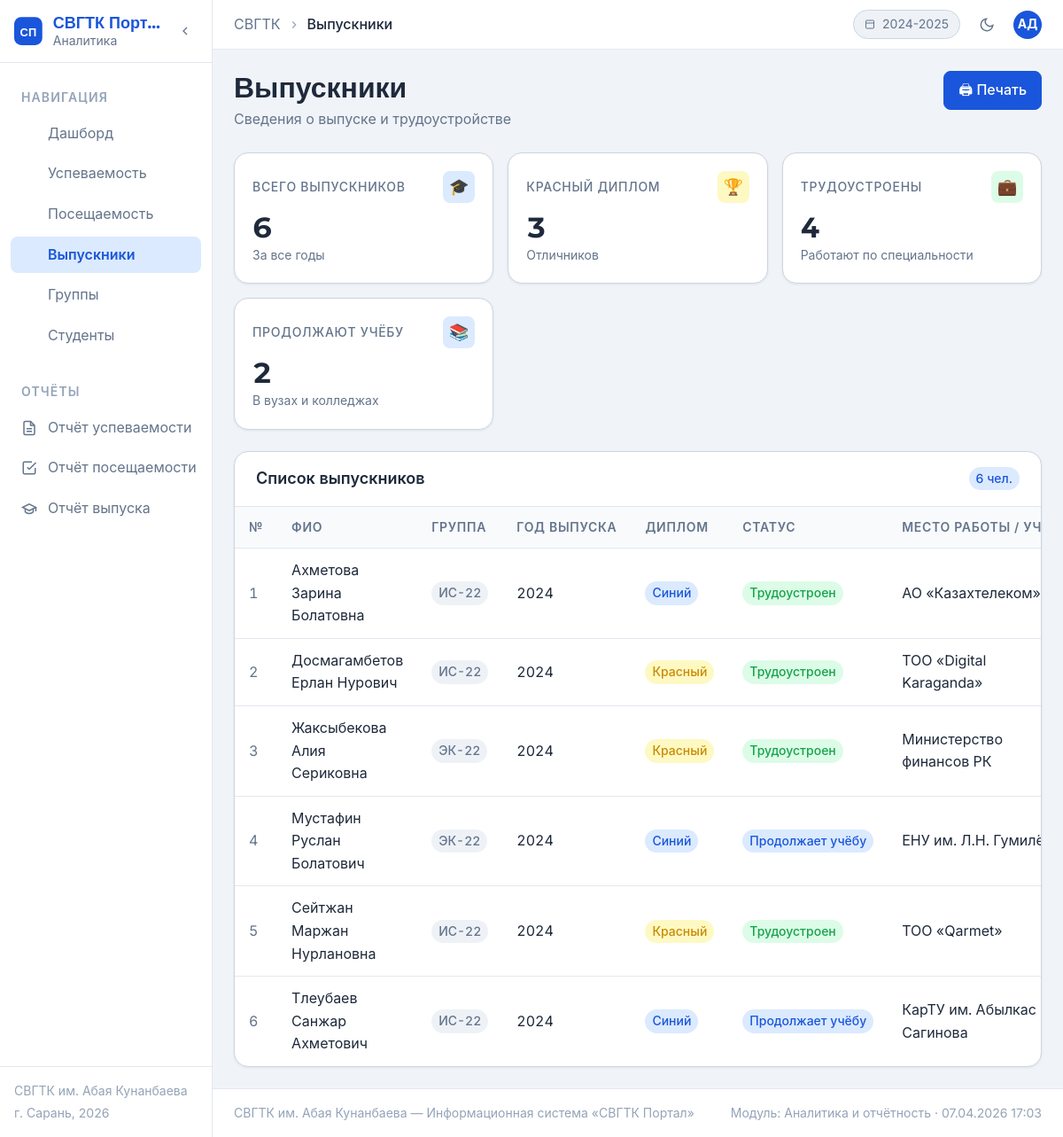
/svgtk-portal/pages/graduates.php, run on the app's committed database.
### tables this page shows
CREATE TABLE `graduates` (
  `id` int NOT NULL,
  `student_id` int NOT NULL,
  `graduation_year` int NOT NULL,
  `diploma_grade` enum('red','blue') DEFAULT 'blue',
  `employment_status` enum('employed','unemployed','studying','unknown') DEFAULT 'unknown',
  `employer` varchar(200) DEFAULT NULL
);

CREATE TABLE `students` (
  `id` int NOT NULL,
  `full_name` varchar(150) NOT NULL,
  `group_id` int NOT NULL,
  `admission_year` int NOT NULL,
  `status` enum('active','expelled','graduated') DEFAULT 'active'
);

CREATE TABLE `groups` (
  `id` int NOT NULL,
  `name` varchar(50) NOT NULL,
  `specialty` varchar(200) NOT NULL,
  `year_start` int NOT NULL,
  `curator` varchar(150) DEFAULT NULL
);

### svgtk-portal/pages/graduates.php (the view, shortened to what this page needs)
<?php
$pdo = getDB();
$rows = $pdo->query("
    SELECT s.full_name, g.name as group_name, g.specialty,
           gr.graduation_year, gr.diploma_grade, gr.employment_status, gr.employer
    FROM graduates gr
    JOIN students s ON s.id = gr.student_id
    JOIN `groups` g ON g.id = s.group_id
    ORDER BY gr.graduation_year DESC, s.full_name
")->fetchAll();
$summary = $pdo->query("
    SELECT
        COUNT(*) as total,
        SUM(diploma_grade='red')           as red_diploma,
        SUM(employment_status='employed')  as employed,
        SUM(employment_status='studying')  as studying,
        SUM(employment_status='unemployed') as unemployed
    FROM graduates
")->fetch();
$empLabel = ['employed'=>'Трудоустроен','unemployed'=>'Не трудоустроен','studying'=>'Продолжает учёбу','unknown'=>'Нет данных'];
$empBadge = ['employed'=>'badge-green','unemployed'=>'badge-red','studying'=>'badge-blue','unknown'=>'badge-gray'];
$dipLabel = ['red'=>'Красный','blue'=>'Синий'];
$dipBadge = ['red'=>'badge-gold','blue'=>'badge-blue'];
require_once '../includes/header.php';
?>
<div class="page-header">
  <div class="page-header-info">
    <h1 class="page-title">Выпускники</h1>
    <p class="page-subtitle">Сведения о выпуске и трудоустройстве</p>
  </div>
  <div class="page-actions">
    <button class="btn btn-primary" onclick="window.print()">🖨 Печать</button>
  </div>
</div>
<div class="kpi-grid">
  <div class="kpi-card">
    <div class="kpi-card-header"><span class="kpi-label">Всего выпускников</span><div class="kpi-icon blue">🎓</div></div>
    <div class="kpi-value"><?= $summary['total'] ?></div>
    <div class="kpi-change">За все годы</div>
  </div>
  <div class="kpi-card">
    <div class="kpi-card-header"><span class="kpi-label">Красный диплом</span><div class="kpi-icon gold">🏆</div></div>
    <div class="kpi-value"><?= $summary['red_diploma'] ?></div>
    <div class="kpi-change">Отличников</div>
  </div>
  <div class="kpi-card">
    <div class="kpi-card-header"><span class="kpi-label">Трудоустроены</span><div class="kpi-icon green">💼</div></div>
    <div class="kpi-value"><?= $summary['employed'] ?></div>
    <div class="kpi-change">Работают по специальности</div>
  </div>
  <div class="kpi-card">
    <div class="kpi-card-header"><span class="kpi-label">Продолжают учёбу</span><div class="kpi-icon blue">📚</div></div>
    <div class="kpi-value"><?= $summary['studying'] ?></div>
    <div class="kpi-change">В вузах и колледжах</div>
  </div>
</div>
<div class="card">
  <div class="card-header">
    <span class="card-title">Список выпускников</span>
    <span class="badge badge-blue"><?= count($rows) ?> чел.</span>
  </div>
  <div class="card-body-flush">
    <div class="table-wrapper">
      <table class="data-table">
        <thead>
          <tr>
            <th>№</th><th>ФИО</th><th>Группа</th><th>Год выпуска</th>
            <th>Диплом</th><th>Статус</th><th>Место работы / учёбы</th>
          </tr>
        </thead>
        <tbody>
        <?php if (empty($rows)): ?>
          <tr><td colspan="7" class="empty-cell">Нет данных</td></tr>
        <?php else: ?>
          <?php foreach($rows as $i => $r): ?>
          <tr>
            <td style="color:var(--color-text-muted)"><?= $i+1 ?></td>
            <td><?= htmlspecialchars($r['full_name']) ?></td>
            <td><span class="badge badge-gray"><?= htmlspecialchars($r['group_name']) ?></span></td>
            <td><?= $r['graduation_year'] ?></td>
            <td><span class="badge <?= $dipBadge[$r['diploma_grade']] ?>"><?= $dipLabel[$r['diploma_grade']] ?></span></td>
            <td><span class="badge <?= $empBadge[$r['employment_status']] ?>"><?= $empLabel[$r['employment_status']] ?></span></td>
            <td><?= $r['employer'] ? htmlspecialchars($r['employer']) : '<span style="color:var(--color-text-faint)">—</span>' ?></td>
          </tr>
          <?php endforeach; ?>
        <?php endif; ?>
        </tbody>
      </table>
    </div>
  </div>
</div>
<?php require_once '../includes/footer.php'; ?>

### data on the page
graduates: student.full_name "Ахметова Зарина Болатовна", groups.name "ИС-22", graduation_year "2024", diploma_grade "Синий", employment_status "Трудоустроен", employer "АО «Казахтелеком»"
graduates: student.full_name "Досмагамбетов Ерлан Нурович", groups.name "ИС-22", graduation_year "2024", diploma_grade "Красный", employment_status "Трудоустроен", employer "ТОО «Digital Karaganda»"
graduates: student.full_name "Жаксыбекова Алия Сериковна", groups.name "ЭК-22", graduation_year "2024", diploma_grade "Красный", employment_status "Трудоустроен", employer "Министерство финансов РК"
graduates: student.full_name "Мустафин Руслан Болатович", groups.name "ЭК-22", graduation_year "2024", diploma_grade "Синий", employment_status "Продолжает учёбу", employer "ЕНУ им. Л.Н.…"
graduates: student.full_name "Сейтжан Маржан Нурлановна", groups.name "ИС-22", graduation_year "2024", diploma_grade "Красный", employment_status "Трудоустроен", employer "ТОО «Qarmet»"
graduates: student.full_name "Тлеубаев Санжар Ахметович", groups.name "ИС-22", graduation_year "2024", diploma_grade "Синий", employment_status "Продолжает учёбу", employer "КарТУ им. Абылкас Сагинова"

### other printed values
$item['label'] "Дашборд"
$item['label'] "Успеваемость"
$item['label'] "Посещаемость"
$item['label'] "Выпускники"
$item['label'] "Группы"
$item['label'] "Студенты"
$page_title "Выпускники"
ACADEMIC_YEAR "2024-2025"
$summary['total'] "6"
$summary['red_diploma'] "3"
$summary['employed'] "4"
$summary['studying'] "2"
count($rows) "6"
